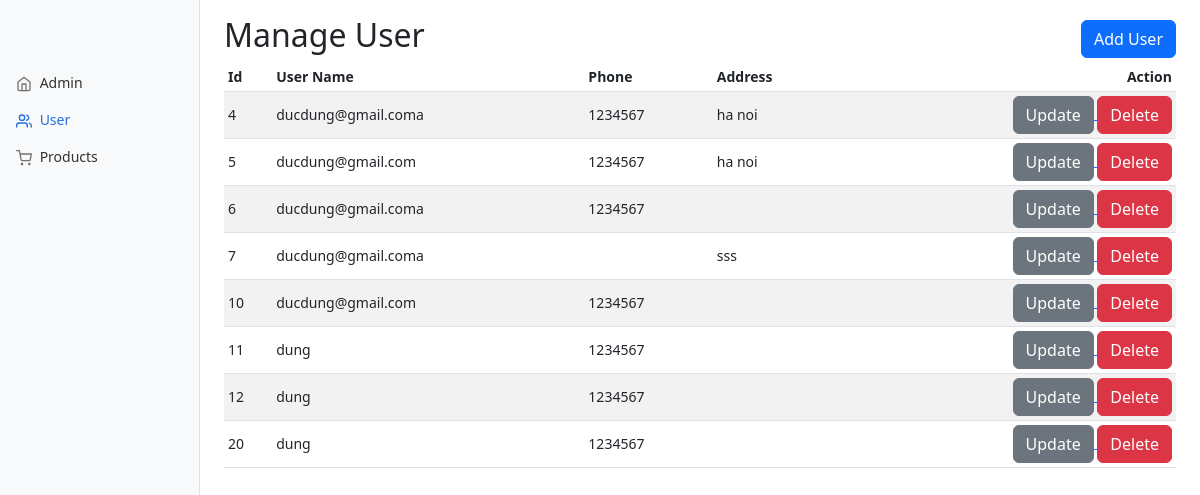
The page /admin/index.php?page_layout=user on the database its author committed.
### tables this page shows
CREATE TABLE `user` (
  `id_user` int(10) UNSIGNED NOT NULL,
  `user_name` varchar(100) NOT NULL,
  `phone` varchar(100) NOT NULL,
  `address` varchar(100) NOT NULL,
  `favoriteCar` varchar(100) DEFAULT NULL
);

### admin/manage-user/manage-user.php (the view, shortened to what this page needs)
<div class="d-flex justify-content-between align-items-center mt-3">
    <h2>Manage User</h2>
    <a href="index.php?page_layout=user&action=add">
        <button type="button" class="btn btn-primary">Add User</button>
    </a>
</div>
<div class="table-responsive">
    <table class="table table-striped table-sm">
        <thead>
            <tr>
                <th scope="col">Id</th>
                <th scope="col">User Name</th>
                <th scope="col">Phone</th>
                <th scope="col">Address</th>
                <th scope="col" style="text-align: end;">Action</th>
            </tr>
        </thead>
        <tbody>
            <?php
            $sql = "SELECT * FROM user";
            $res =  mysqli_query($conn, $sql) or die(mysqli_error($mysqli_query($conn, $sql)));
            if ($res) {
                while ($row = mysqli_fetch_assoc($res)) {
                    $id = $row['id_user'];
                    $userName = $row['user_name'];
                    $phone = $row['phone'];
                    $address = $row['address'];
            ?>
                    <tr>
                        <td style="line-height: 38px;"><?php echo $id ?></td>
                        <td style="line-height: 38px;"><?php echo $userName ?></td>
                        <td style="line-height: 38px;"><?php echo $phone ?></td>
                        <td style="line-height: 38px;"><?php echo $address ?></td>
                        <td style="text-align: end;">
                            <a href="index.php?page_layout=user&action=update&id=<?php echo $id ?>">
                            <button type="button" class="btn btn-secondary">Update</button>
                            </a>
                            <a href="index.php?page_layout=user&action=delete&id=<?php echo $id ?>">
                                <button type="button" class="btn btn-danger">Delete</button>
                            </a>
                        </td>
                    </tr>
            <?php
                }
            } else {
                echo "not have data";
            }
            ?>
        </tbody>
    </table>
</div>

### css/dashboard.css (style rules this page uses)
body { font-size: .875rem; }

### rows shown on the page
user: id_user "4", user_name "ducdung@gmail.coma", phone "1234567", address "ha noi"
user: id_user "5", user_name "ducdung@gmail.com", phone "1234567", address "ha noi"
user: id_user "6", user_name "ducdung@gmail.coma", phone "1234567"
user: id_user "7", user_name "ducdung@gmail.coma", address "sss"
user: id_user "10", user_name "ducdung@gmail.com", phone "1234567"
user: id_user "11", user_name "dung", phone "1234567"
user: id_user "12", user_name "dung", phone "1234567"
user: id_user "20", user_name "dung", phone "1234567"
